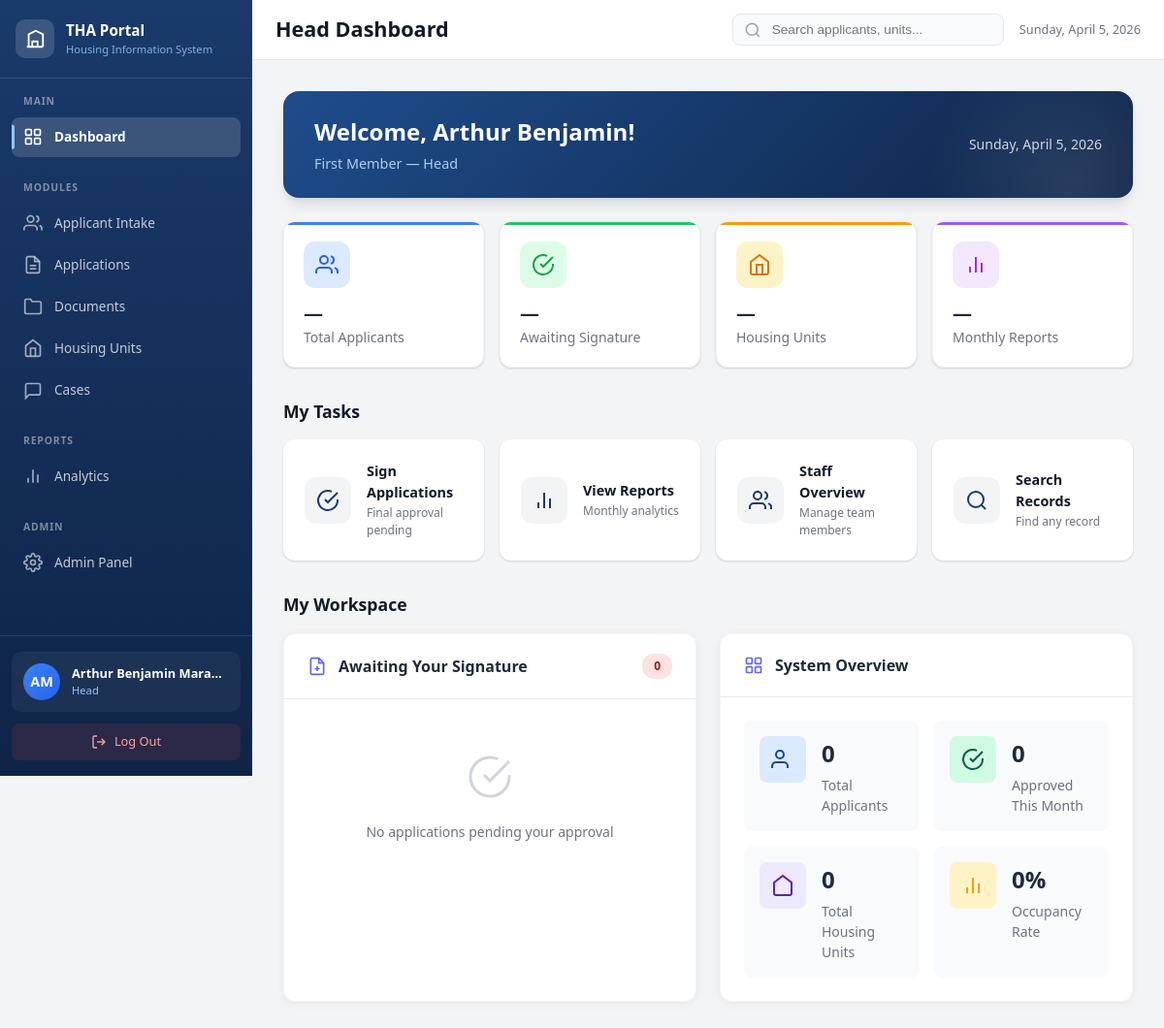
The app's page /dashboard/head/ (signed in) with its own data.
### accounts/models.py (models this page shows, shortened)
class User(AbstractUser):
    POSITION_CHOICES = [
        ('head', 'First Member — Head'),
        ('oic', 'OIC-THA (Officer-in-Charge)'),
        ('second_member', 'Second Member'),
        ('third_member', 'Third Member'),
        ('fourth_member', 'Fourth Member'),
        ('fifth_member', 'Fifth Member'),
        ('caretaker', 'Caretaker'),
        ('ronda', 'Ronda (Field Personnel)'),
        ('field', 'Field Personnel'),
    ]
    position = models.CharField(
        max_length=50,
        choices=POSITION_CHOICES,
        blank=True,
        help_text="Staff position in THA organizational structure"
    )
    phone = models.CharField(
        max_length=20,
        blank=True,
        help_text="Contact phone number"
    )
    class Meta:
        verbose_name = 'Staff User'
        verbose_name_plural = 'Staff Users'
    def get_position_display_short(self):
        short_labels = {
            'head': 'Head',
            'oic': 'OIC',
            'second_member': '2nd Member',
            'third_member': '3rd Member',
            'fourth_member': '4th Member',
            'fifth_member': '5th Member',
            'caretaker': 'Caretaker',
            'ronda': 'Ronda',
            'field': 'Field',
        }
        return short_labels.get(self.position, 'Staff')

### accounts/views.py (the view)
# urls.py: path('dashboard/head/', views.dashboard_head, name='dashboard_head'),
@login_required
def dashboard_head(request):
    if request.user.position != 'head':
        messages.error(request, 'Access denied. This dashboard is for the Head position only.')
        return redirect('accounts:dashboard')
    context = {
        'page_title': 'Head Dashboard',
        'user_position': 'head',
        'total_applicants': 0,  # TODO: Query from intake module
        'awaiting_signature': 0,  # TODO: Applications pending head signature
        'housing_units': 0,  # TODO: Total units at GK Cabatangan
        'monthly_reports': 0,  # TODO: Reports generated this month
        'pending_approvals': [],  # TODO: Applications awaiting final signature
        'recent_reports': [],  # TODO: Recently generated analytics reports
    }
    return render(request, 'accounts/dashboard.html', context)

### templates/accounts/dashboard.html (shortened to what this page needs)
{% load static %}
<!DOCTYPE html>
<html lang="en">
<head>
    <link rel="stylesheet" href="{% static 'css/dashboard.css' %}">
    <link rel="stylesheet" href="{% static 'css/dashboard_widgets.css' %}">
</head>
<body>
    <aside class="sidebar" id="sidebar">
        <div class="sidebar-header">
            <div class="sidebar-logo">
                <div class="logo-circle">
                    <svg class="logo-icon" viewBox="0 0 24 24" fill="none" stroke="currentColor" stroke-width="2">
                        <path d="M3 21h18M5 21V7l8-4 8 4v14M9 21v-6h6v6"/>
                    </svg>
                </div>
                <div class="logo-text">
                    <div class="logo-title">THA Portal</div>
                    <div class="logo-subtitle">Housing Information System</div>
                </div>
            </div>
        </div>
        <nav class="sidebar-nav">
            <div class="nav-section">
                <div class="nav-section-title">Main</div>
                <a href="{% url 'accounts:dashboard' %}" class="nav-link active">
                    <svg class="nav-icon" viewBox="0 0 24 24" fill="none" stroke="currentColor" stroke-width="2">
                        <rect x="3" y="3" width="7" height="7" rx="1"/>
                        <rect x="14" y="3" width="7" height="7" rx="1"/>
                        <rect x="14" y="14" width="7" height="7" rx="1"/>
                        <rect x="3" y="14" width="7" height="7" rx="1"/>
                    </svg>
                    <span>Dashboard</span>
                </a>
            </div>
            <div class="nav-section">
                <div class="nav-section-title">Modules</div>
                <a href="{% url 'intake:applicants_list' %}" class="nav-link {% block nav_applicants %}{% endblock %}">
                    <svg class="nav-icon" viewBox="0 0 24 24" fill="none" stroke="currentColor" stroke-width="2">
                        <path d="M17 21v-2a4 4 0 0 0-4-4H5a4 4 0 0 0-4 4v2"/>
                        <circle cx="9" cy="7" r="4"/>
                        <path d="M23 21v-2a4 4 0 0 0-3-3.87M16 3.13a4 4 0 0 1 0 7.75"/>
                    </svg>
                    <span>Applicant Intake</span>
                </a>
                <a href="#" class="nav-link {% block nav_applications %}{% endblock %}">
                    <svg class="nav-icon" viewBox="0 0 24 24" fill="none" stroke="currentColor" stroke-width="2">
                        <path d="M14 2H6a2 2 0 0 0-2 2v16a2 2 0 0 0 2 2h12a2 2 0 0 0 2-2V8z"/>
                        <polyline points="14 2 14 8 20 8"/>
                        <line x1="16" y1="13" x2="8" y2="13"/>
                        <line x1="16" y1="17" x2="8" y2="17"/>
                    </svg>
                    <span>Applications</span>
                </a>
                <a href="#" class="nav-link">
                    <svg class="nav-icon" viewBox="0 0 24 24" fill="none" stroke="currentColor" stroke-width="2">
                        <path d="M22 19a2 2 0 0 1-2 2H4a2 2 0 0 1-2-2V5a2 2 0 0 1 2-2h5l2 3h9a2 2 0 0 1 2 2z"/>
                    </svg>
                    <span>Documents</span>
                </a>
                <a href="#" class="nav-link">
                    <svg class="nav-icon" viewBox="0 0 24 24" fill="none" stroke="currentColor" stroke-width="2">
                        <path d="M3 9l9-7 9 7v11a2 2 0 0 1-2 2H5a2 2 0 0 1-2-2z"/>
                        <polyline points="9 22 9 12 15 12 15 22"/>
                    </svg>
                    <span>Housing Units</span>
                </a>
                <a href="#" class="nav-link">
                    <svg class="nav-icon" viewBox="0 0 24 24" fill="none" stroke="currentColor" stroke-width="2">
                        <path d="M21 15a2 2 0 0 1-2 2H7l-4 4V5a2 2 0 0 1 2-2h14a2 2 0 0 1 2 2z"/>
                    </svg>
                    <span>Cases</span>
                </a>
            </div>
            <div class="nav-section">
                <div class="nav-section-title">Reports</div>
                <a href="#" class="nav-link">
                    <svg class="nav-icon" viewBox="0 0 24 24" fill="none" stroke="currentColor" stroke-width="2">
                        <line x1="18" y1="20" x2="18" y2="10"/>
                        <line x1="12" y1="20" x2="12" y2="4"/>
                        <line x1="6" y1="20" x2="6" y2="14"/>
                    </svg>
                    <span>Analytics</span>
                </a>
            </div>
            {% if user.is_superuser %}
            <div class="nav-section">
                <div class="nav-section-title">Admin</div>
                <a href="{% url 'admin:index' %}" class="nav-link" target="_blank">
                    <span>Admin Panel</span>
                </a>
            </div>
            {% endif %}
        </nav>
        <div class="sidebar-footer">
            <div class="user-info">
                <div class="user-avatar">
                    {{ user.first_name|slice:":1"|upper }}{{ user.last_name|slice:":1"|upper }}
                </div>
                <div class="user-details">
                    <div class="user-name">{{ user.first_name }} {{ user.last_name }}</div>
                    <div class="user-role">{{ user.get_position_display_short }}</div>
                </div>
            </div>
            <a href="{% url 'accounts:logout' %}" class="logout-btn">
                <svg viewBox="0 0 24 24" fill="none" stroke="currentColor" stroke-width="2">
                    <path d="M9 21H5a2 2 0 0 1-2-2V5a2 2 0 0 1 2-2h4"/>
                    <polyline points="16 17 21 12 16 7"/>
                    <line x1="21" y1="12" x2="9" y2="12"/>
                </svg>
                <span>Log Out</span>
            </a>
        </div>
    </aside>
    <main class="main-content">
        <header class="topbar">
            <div class="topbar-left">
                <h1 class="page-title">{{ page_title|default:"Dashboard" }}</h1>
            </div>
            <div class="topbar-right">
                <div class="topbar-search">
                    <svg viewBox="0 0 24 24" fill="none" stroke="currentColor" stroke-width="2">
                        <circle cx="11" cy="11" r="8"/>
                        <line x1="21" y1="21" x2="16.65" y2="16.65"/>
                    </svg>
                    <input type="text" placeholder="Search applicants, units...">
                </div>
                <span class="current-date" id="currentDate"></span>
            </div>
        </header>
        <div class="content-area">
            <div class="welcome-banner scroll-animate">
                <div class="welcome-content">
                    <h2>Welcome, {{ user.first_name }}!</h2>
                    <p class="welcome-role">{{ user.get_position_display }}</p>
                </div>
                <div class="welcome-date" id="welcomeDate"></div>
            </div>
            <div class="stats-grid">
                {% if user.position == 'head' or user.position == 'oic' %}
                <div class="stat-card blue scroll-animate-left scroll-delay-1">
                    <div class="stat-header">
                        <div class="stat-icon-wrapper blue">
                            <svg class="stat-icon" viewBox="0 0 24 24" fill="none" stroke="currentColor" stroke-width="2">
                                <path d="M17 21v-2a4 4 0 0 0-4-4H5a4 4 0 0 0-4 4v2"/>
                                <circle cx="9" cy="7" r="4"/>
                                <path d="M23 21v-2a4 4 0 0 0-3-3.87M16 3.13a4 4 0 0 1 0 7.75"/>
                            </svg>
                        </div>
                    </div>
                    <div class="stat-value">—</div>
                    <div class="stat-label">Total Applicants</div>
                </div>
                <div class="stat-card green scroll-animate-scale scroll-delay-2">
                    <div class="stat-header">
                        <div class="stat-icon-wrapper green">
                            <svg class="stat-icon" viewBox="0 0 24 24" fill="none" stroke="currentColor" stroke-width="2">
                                <path d="M22 11.08V12a10 10 0 1 1-5.93-9.14"/>
                                <polyline points="22 4 12 14.01 9 11.01"/>
                            </svg>
                        </div>
                    </div>
                    <div class="stat-value">—</div>
                    <div class="stat-label">Awaiting Signature</div>
                </div>
                <div class="stat-card amber scroll-animate-scale scroll-delay-3">
                    <div class="stat-header">
                        <div class="stat-icon-wrapper amber">
                            <svg class="stat-icon" viewBox="0 0 24 24" fill="none" stroke="currentColor" stroke-width="2">
                                <path d="M3 9l9-7 9 7v11a2 2 0 0 1-2 2H5a2 2 0 0 1-2-2z"/>
                                <polyline points="9 22 9 12 15 12 15 22"/>
                            </svg>
                        </div>
                    </div>
                    <div class="stat-value">—</div>
                    <div class="stat-label">Housing Units</div>
                </div>
                <div class="stat-card purple scroll-animate-right scroll-delay-4">
                    <div class="stat-header">
                        <div class="stat-icon-wrapper purple">
                            <svg class="stat-icon" viewBox="0 0 24 24" fill="none" stroke="currentColor" stroke-width="2">
                                <line x1="18" y1="20" x2="18" y2="10"/>
                                <line x1="12" y1="20" x2="12" y2="4"/>
                                <line x1="6" y1="20" x2="6" y2="14"/>
                            </svg>
                        </div>
                    </div>
                    <div class="stat-value">—</div>
                    <div class="stat-label">Monthly Reports</div>
                </div>
                {% endif %}
            </div>
            <div class="section-header scroll-animate">
                <h2 class="section-title">My Tasks</h2>
            </div>
            <div class="quick-actions">
                {% if user.position == 'head' %}
                <a href="#" class="action-card scroll-animate-left scroll-delay-1">
                    <div class="action-icon-wrapper">
                        <svg class="action-icon" viewBox="0 0 24 24" fill="none" stroke="currentColor" stroke-width="2">
                            <path d="M22 11.08V12a10 10 0 1 1-5.93-9.14"/>
                            <polyline points="22 4 12 14.01 9 11.01"/>
                        </svg>
                    </div>
                    <div class="action-text">
                        <h4>Sign Applications</h4>
                        <p>Final approval pending</p>
                    </div>
                </a>
                <a href="#" class="action-card scroll-animate scroll-delay-2">
                    <div class="action-icon-wrapper">
                        <svg class="action-icon" viewBox="0 0 24 24" fill="none" stroke="currentColor" stroke-width="2">
                            <line x1="18" y1="20" x2="18" y2="10"/>
                            <line x1="12" y1="20" x2="12" y2="4"/>
                            <line x1="6" y1="20" x2="6" y2="14"/>
                        </svg>
                    </div>
                    <div class="action-text">
                        <h4>View Reports</h4>
                        <p>Monthly analytics</p>
                    </div>
                </a>
                <a href="#" class="action-card scroll-animate scroll-delay-3">
                    <div class="action-icon-wrapper">
                        <svg class="action-icon" viewBox="0 0 24 24" fill="none" stroke="currentColor" stroke-width="2">
                            <path d="M17 21v-2a4 4 0 0 0-4-4H5a4 4 0 0 0-4 4v2"/>
                            <circle cx="9" cy="7" r="4"/>
                            <path d="M23 21v-2a4 4 0 0 0-3-3.87M16 3.13a4 4 0 0 1 0 7.75"/>
                        </svg>
                    </div>
                    <div class="action-text">
                        <h4>Staff Overview</h4>
                        <p>Manage team members</p>
                    </div>
                </a>
                <a href="#" class="action-card scroll-animate-right scroll-delay-4">
                    <div class="action-icon-wrapper">
                        <svg class="action-icon" viewBox="0 0 24 24" fill="none" stroke="currentColor" stroke-width="2">
                            <circle cx="11" cy="11" r="8"/>
                            <line x1="21" y1="21" x2="16.65" y2="16.65"/>
                        </svg>
                    </div>
                    <div class="action-text">
                        <h4>Search Records</h4>
                        <p>Find any record</p>
                    </div>
                </a>
                {% endif %}
            </div>
            <div class="section-header scroll-animate" style="margin-top: 2rem;">
                <h2 class="section-title">My Workspace</h2>
            </div>
            <div class="widgets-grid">
                {% if user.position == 'head' %}
                    {% include 'accounts/head/dashboard.html' %}
                {% elif user.position == 'oic' %}
                    {% include 'accounts/oic/dashboard.html' %}
                {% elif user.position == 'second_member' %}
                    {% include 'accounts/second_member/dashboard.html' %}
                {% elif user.position == 'third_member' %}
                    {% include 'accounts/third_member/dashboard.html' %}
                {% elif user.position == 'fourth_member' %}
                    {% include 'accounts/fourth_member/dashboard.html' %}
                {% elif user.position == 'fifth_member' %}
                    {% include 'accounts/fifth_member/dashboard.html' %}
                {% endif %}
            </div>
        </div>
    </main>
</body>
</html>

### records on screen
User: first_name "A", last_name "M", first_name "Arthur Benjamin", last_name "Mara…", get_position_display_short "Head", position "First Member — Head"

### other values on screen
{{ page_title|default:"Dashboard" }} "Head Dashboard"
{{ pending_approvals|length|default:0 }} "0"
{{ total_applicants|default:0 }} "0"
{{ approved_this_month|default:0 }} "0"
{{ housing_units|default:0 }} "0"
{{ occupancy_rate|default:0 }} "0"
